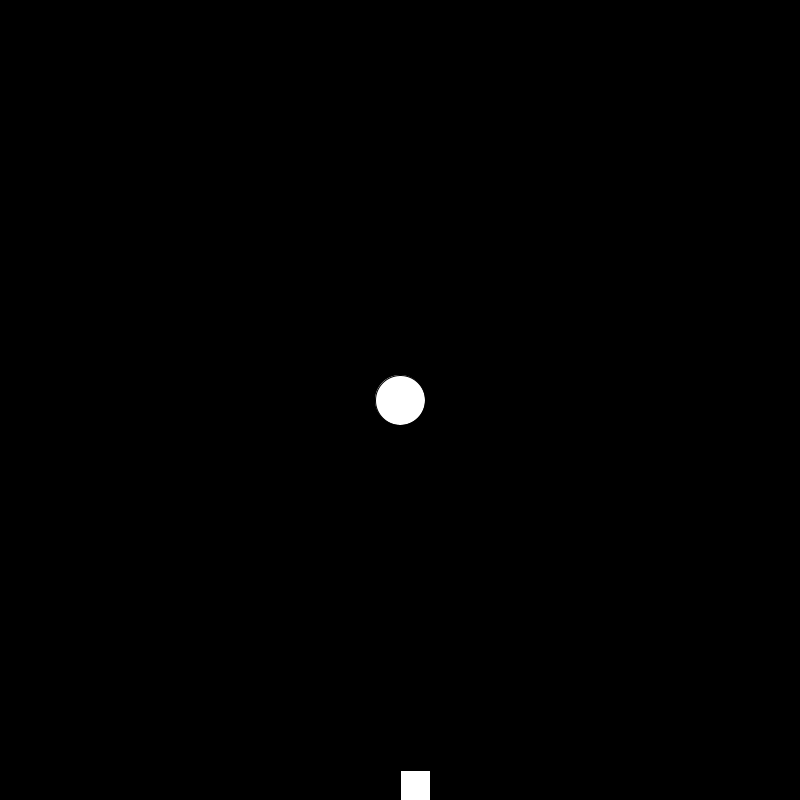
Frame 1 (no input)
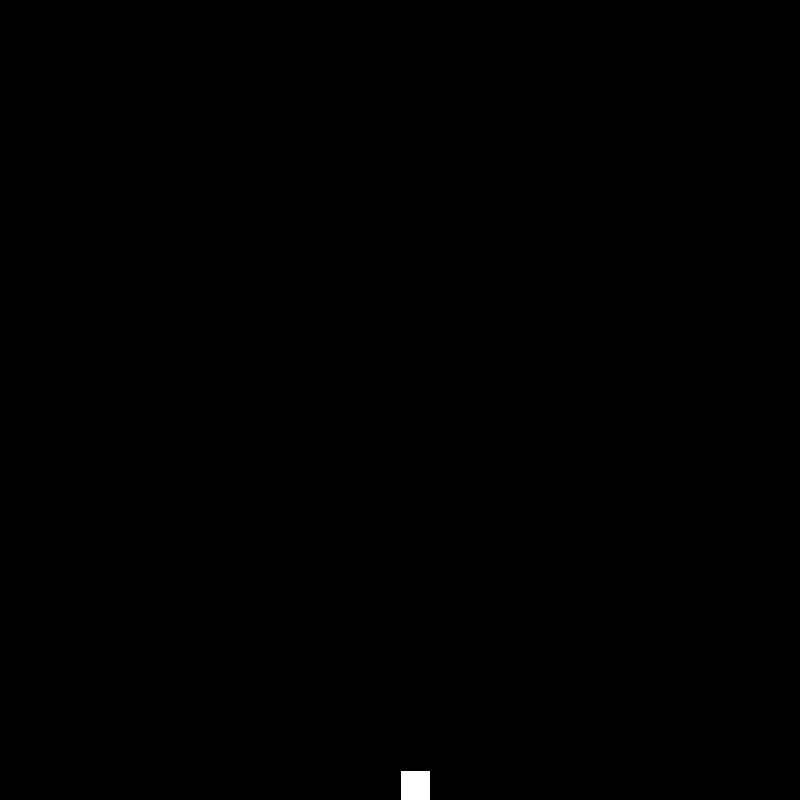
Frame 60 (the mouse pressed at the canvas centre just before this capture)
Frame 120 (the mouse held since frame 60 and released just before this capture): identical to frame 60, image omitted

The Processing sketch that drew these frames (run headless with seeded random() and noise(); from frame 60 on, the mouse is pressed at the canvas centre):

// Processing sketch: juggling1
// ── juggling1.pde
Ball ball1 = new Ball(400,400);
Player player1 = new Player(400,770);

boolean a,d;

void setup(){
  size(800,800);

}

void draw(){
  background(0);
  ball1.draw(50);
  player1.draw(30,30);
  keyReleased();
  
  ball1.move();
  player1.move();
  
}

void keyPressed(){
  if(keyCode == 65){
    a = true;
  }
  if(keyCode == 68){
    d = true;
  }
  
}

void keyReleased(){
  if(keyCode == 65){
    a = false;
  }
  if(keyCode == 68){
    d = false;
  }
  
}

// ── Ball.pde
class Ball{
  private int xSpeed;
  private int ySpeed;
  private int x;
  private int y;
  
  public Ball(int x, int y){
    this.xSpeed = 0;
    this.ySpeed = 10;
    this.x = x;
    this.y = y;
  }
  
  public void draw(int radius){
    circle(x,y, radius);
  }
  
  public void move(){
    this.x += xSpeed;
    this.y += ySpeed;
  }
}

// ── Player.pde
class Player{
  private int xSpeed;
  private int x;
  private int y;
  
  public Player(int x,int y){
    this.xSpeed = 25;
    this.x = x;
    this.y = y;
  }
  
  void draw(int length,int width){
    rect(x,y,length,width);
  }
  
  public void move(){
    if(a == true){
      this.x -= this.xSpeed;
    }
    if(d == true){
      this.x += this.xSpeed;
    }
  }
}
